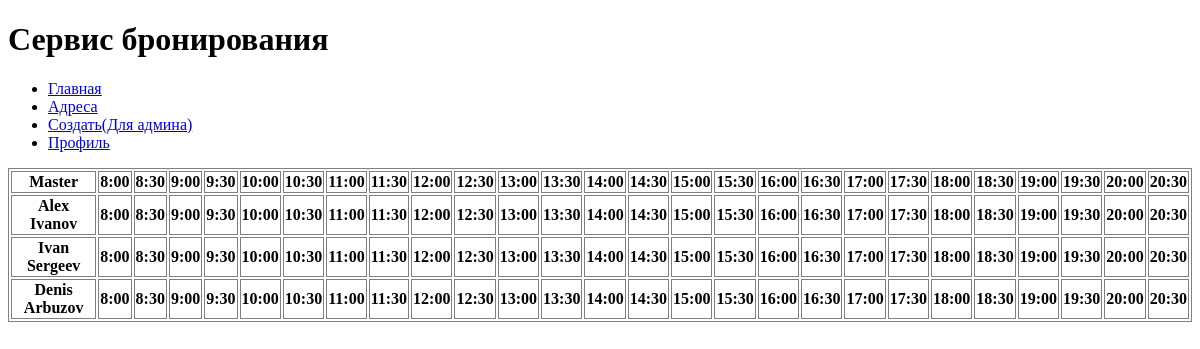
The page /addresses/2/ on the database its author committed.
### Master.py (models this page shows, shortened)
class Master(db.Model):
    id = db.Column(db.Integer, primary_key = True, autoincrement=True)
    location_id = db.Column(db.Integer, nullable = False)
    first_name = db.Column(db.String(50), nullable = False)
    last_name = db.Column(db.String(50), nullable = False)

### run.py (the view)
@app.route('/addresses/<int:id>/')
def show_location_page(id: int):
    masters = db.session.query(Master).filter(Master.location_id == int(id)).all()
    return render_template('location.html', masters = masters)

### templates/location.html (shortened to what this page needs)
<!DOCTYPE html>
<html lang="ru">
<head>
    <link rel = "stylesheet" href="/static/css/location.css">
</head>
<body>
    <header>
        {% include 'header.html' %}
    </header>
    <main>
        <table>
            <tr><th>Master</th><th>8:00</th><th>8:30</th><th>9:00</th><th>9:30</th><th>10:00</th><th>10:30</th><th>11:00</th><th>11:30</th><th>12:00</th><th>12:30</th><th>13:00</th><th>13:30</th><th>14:00</th><th>14:30</th><th>15:00</th><th>15:30</th><th>16:00</th><th>16:30</th><th>17:00</th><th>17:30</th><th>18:00</th><th>18:30</th><th>19:00</th><th>19:30</th><th>20:00</th><th>20:30</th></tr>
            {% for master in masters %}
                <tr><th>{{ master.first_name + " " + master.last_name }}</th><th>8:00</th><th>8:30</th><th>9:00</th><th>9:30</th><th>10:00</th><th>10:30</th><th>11:00</th><th>11:30</th><th>12:00</th><th>12:30</th><th>13:00</th><th>13:30</th><th>14:00</th><th>14:30</th><th>15:00</th><th>15:30</th><th>16:00</th><th>16:30</th><th>17:00</th><th>17:30</th><th>18:00</th><th>18:30</th><th>19:00</th><th>19:30</th><th>20:00</th><th>20:30</th></tr>
            {% endfor %}
        </table>
    </main>
</body>
</html>

### static/css/location.css (style rules this page uses)
table { border: 1px solid grey; }
th { border: 1px solid grey; }

### rows shown on the page
Master: first_name+last_name "Alex Ivanov"
Master: first_name+last_name "Ivan Sergeev"
Master: first_name+last_name "Denis Arbuzov"
